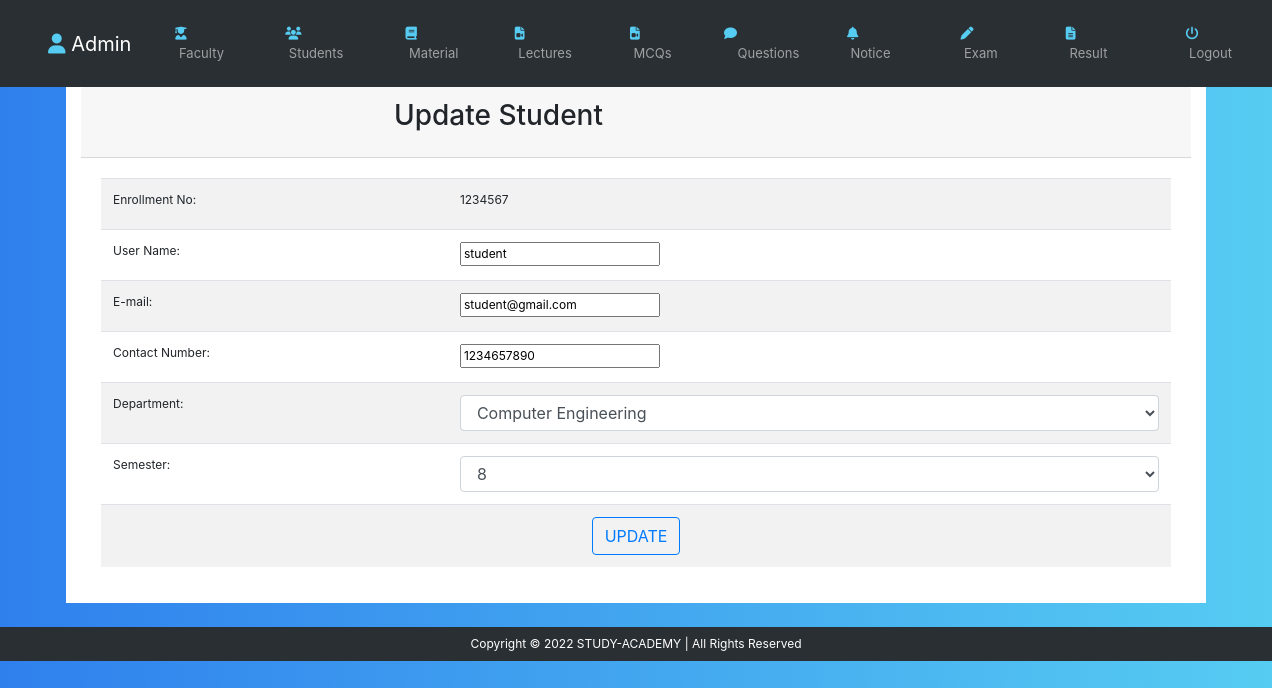
The page /admin/edit_students.php?enrollment=1234567 (signed in) on the database its author committed.
### tables this page shows
CREATE TABLE `student` (
  `stu_id` int(25) NOT NULL,
  `enrollment` bigint(50) NOT NULL,
  `username` varchar(255) NOT NULL,
  `email` varchar(255) NOT NULL,
  `mobile` bigint(20) NOT NULL,
  `d_id` int(25) NOT NULL,
  `semester` int(2) NOT NULL,
  `password` varchar(255) NOT NULL,
  `code` mediumint(50) NOT NULL,
  `status` varchar(50) NOT NULL,
  `create_time` datetime NOT NULL,
  `update_time` datetime DEFAULT NULL
);

### admin/edit_students.php (the view, shortened to what this page needs)
<?php
require '../db/dbcon.php';
if (isset($_GET['enrollment'])) {
	$enrollment=$_GET['enrollment'];
	$sql="SELECT * FROM `student` WHERE enrollment=$enrollment";
	$result = mysqli_query($con, $sql);
		if (mysqli_num_rows($result)) {
			$row=mysqli_fetch_array($result);
		?>
<body>
	<div class="container bg-white">
		<div class="card-header">
			<div class="row">
				<div class="col-md-9">
					<h3 class="card-title text-lg-center ">Update Student</h3>
				</div>
				<div class="col-md-3" align="right">
				</div>
			</div>
		</div>
		<div class="card-body">
			<div class="table-responsive">
				<form action="<?php echo htmlspecialchars($_SERVER['REQUEST_URI']) ?>" method="POST" enctype="multipart/form-data">
					<table class="table table-hover table-striped  ">
						<tr>
						<td><label for="enrollment">Enrollment No: </label></td>
						<td><?php echo $row['enrollment']; ?>
						<input type="text" id="username" hidden value="<?php echo $row['enrollment']; ?>" name="enrollment" autocomplete="off" placeholder="Enter UserName" ><br/></td>
					</tr>
					<tr >
						<td><label for="username">User Name: </label></td>
						<td><input type="text" id="uname" value="<?php echo $row['username']; ?>" name="username" autocomplete="off" placeholder="Enter UserName" ></td>
					</tr>
					<tr>
						<td><label for="email">E-mail: </label></td>
						<td><input type="email" id="email" value="<?php echo $row['email']; ?>" name="email" autocomplete="off" placeholder="Enter Email" require><br/></td>
					</tr>
					<tr>
						<td><label for="mobile">Contact Number: </label></td>
						<td><input type="number" id="mobile" value="<?php echo $row['mobile']; ?>" name="mobile" autocomplete="off" placeholder="Enter ContactNumber"><br/></td>
					</tr>
					<tr>
						<td><label>Department:</label></td>
						<td>
							<select class='form-control' id='department' name='department' size='1'>
								<?php
								    $Select_d_id = "SELECT * FROM department";
								    $SelectResult = mysqli_query($con, $Select_d_id);
								    while ($d_id_row = mysqli_fetch_array($SelectResult)) {
								    	if ($d_id_row['d_id']==$row['d_id']) {
								    		echo "<option value='".$d_id_row['d_id']."'selected>".$d_id_row['department']."</option>";
								    	}else{
								    		echo "<option value='".$d_id_row['d_id']."'>".$d_id_row['department']."</option>";
								    	}
								    }
								?>
							</select>
						</td>
					</tr>
					<tr>
		            	<td>
		            	<label for="semester">Semester:</label></td>
						<td>
							<select class='form-control' id='semester' name='semester' size='1'>
								<?php
								for ($sem=1; $sem <=8 ; $sem++) {
									if ($sem==$row['semester']) {
								    		echo "<option value='".$row['semester']."'selected>".$row['semester']."</option>";
								    	}else{
								    		echo "<option value='".$sem."'>".$sem."</option>";
								    	}
								    }
									?>
								</select>
							</td>
					</tr>
					<tr>
						<td colspan="2" align="center">
							<button class="btn btn-outline-primary" type="submit" name="update">UPDATE</button>
						</td>
					</tr>
				</table>
			</form>
		</div>
	</div>
</div>
		<?php include 'footer.php'; ?>
	<?php
	}else{
		redirect('index.php');
	}
}
?>

### inc/header.php (style rules this page uses)
table,th,td,p, center { font-size: 12px; }
body { background: #56CCF2; background: linear-gradient(to right, #2F80ED, #56CCF2); }

### rows shown on the page
student: enrollment "1234567", username "student", email "student@gmail.com", mobile "1234657890"

### other values the page prints
form field department "Computer Engineering"
form field semester "8"
